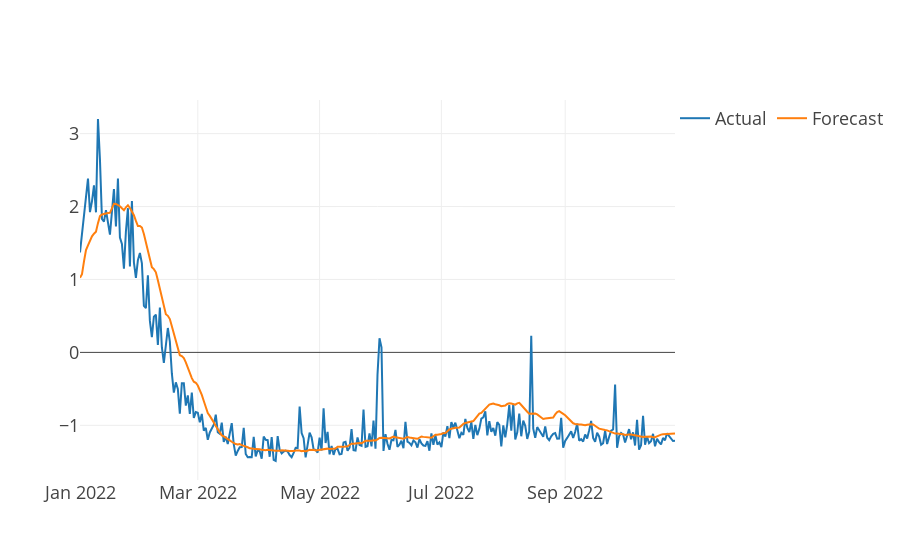

The notebook cell this image was saved under:
### Code cell
#  plot test loss
fig = go.Figure()
fig.add_trace(go.Scatter(x=df_test.index, y=df_test[target], name="Actual"))
fig.add_trace(go.Scatter(x=df_test.index, y=df_test[ystar_col], name="Forecast"))
fig.update_layout(
    template=plot_template, legend=dict(orientation='h', y=1.02, title_text="")
)
# location of legend is set to top right
fig.update_layout(legend=dict(x=1, y=1))
fig.show()

### Figure 1 — Plotly figure (JSON) as saved in the notebook; plotly's stock layout.template omitted (floating-point values rounded to 4 significant figures; data arrays with more than 128 entries replaced by an {"elided": "..."} marker saying what was removed)
{"data": [{"name": "Actual", "type": "scatter", "x": {"elided": "299 str values"}, "y": {"elided": "299 float values"}}, {"name": "Forecast", "type": "scatter", "x": {"elided": "299 str values"}, "y": {"elided": "299 float values"}}], "layout": {"legend": {"orientation": "h", "title": {"text": ""}, "x": 1, "y": 1}}}
